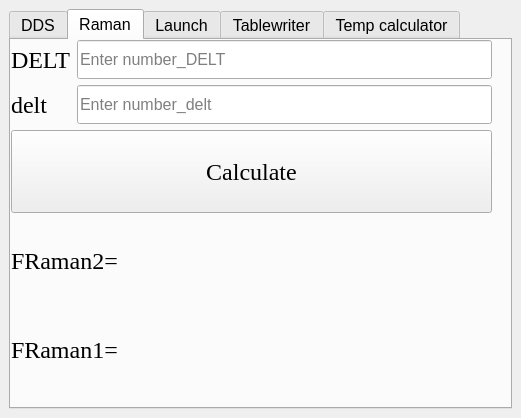
<?xml version="1.0" encoding="UTF-8"?>
<ui version="4.0">
 <class>RbCalculator</class>
 <widget class="QMainWindow" name="RbCalculator">
  <property name="geometry">
   <rect>
    <x>0</x>
    <y>0</y>
    <width>521</width>
    <height>418</height>
   </rect>
  </property>
  <property name="sizePolicy">
   <sizepolicy hsizetype="Fixed" vsizetype="Preferred">
    <horstretch>0</horstretch>
    <verstretch>0</verstretch>
   </sizepolicy>
  </property>
  <property name="font">
   <font>
    <pointsize>12</pointsize>
   </font>
  </property>
  <property name="windowTitle">
   <string>Rb Frequency Calculator</string>
  </property>
  <property name="windowIcon">
   <iconset>
    <normaloff>../2.3.0/miga.jpg</normaloff>../2.3.0/miga.jpg</iconset>
  </property>
  <widget class="QWidget" name="centralWidget">
   <layout class="QVBoxLayout" name="verticalLayout_7">
    <item>
     <widget class="QTabWidget" name="tabWidget">
      <property name="sizePolicy">
       <sizepolicy hsizetype="Minimum" vsizetype="Minimum">
        <horstretch>0</horstretch>
        <verstretch>0</verstretch>
       </sizepolicy>
      </property>
      <property name="currentIndex">
       <number>1</number>
      </property>
      <widget class="QWidget" name="DDS">
       <property name="enabled">
        <bool>true</bool>
       </property>
       <attribute name="title">
        <string>DDS</string>
       </attribute>
       <layout class="QHBoxLayout" name="horizontalLayout_8">
        <item>
         <layout class="QVBoxLayout" name="verticalLayout_9">
          <item>
           <layout class="QVBoxLayout" name="verticalLayout_8">
            <item>
             <layout class="QVBoxLayout" name="verticalLayout_6">
              <item>
               <layout class="QHBoxLayout" name="horizontalLayout_2">
                <item>
                 <layout class="QVBoxLayout" name="verticalLayout_4">
                  <item>
                   <widget class="QLabel" name="gamma2d">
                    <property name="font">
                     <font>
                      <family>Times New Roman</family>
                      <pointsize>18</pointsize>
                     </font>
                    </property>
                    <property name="layoutDirection">
                     <enum>Qt::LeftToRight</enum>
                    </property>
                    <property name="text">
                     <string>2D GAMMA</string>
                    </property>
                   </widget>
                  </item>
                  <item>
                   <widget class="QLabel" name="gamma3d">
                    <property name="font">
                     <font>
                      <family>Times New Roman</family>
                      <pointsize>18</pointsize>
                     </font>
                    </property>
                    <property name="text">
                     <string>3D GAMMA</string>
                    </property>
                   </widget>
                  </item>
                 </layout>
                </item>
                <item>
                 <layout class="QVBoxLayout" name="verticalLayout_3">
                  <item>
                   <widget class="QLineEdit" name="inputGamma2D">
                    <property name="sizePolicy">
                     <sizepolicy hsizetype="Expanding" vsizetype="Minimum">
                      <horstretch>0</horstretch>
                      <verstretch>0</verstretch>
                     </sizepolicy>
                    </property>
                    <property name="placeholderText">
                     <string>Enter number_GAMMA_2D</string>
                    </property>
                   </widget>
                  </item>
                  <item>
                   <widget class="QLineEdit" name="inputGamma3D">
                    <property name="sizePolicy">
                     <sizepolicy hsizetype="Expanding" vsizetype="Minimum">
                      <horstretch>0</horstretch>
                      <verstretch>0</verstretch>
                     </sizepolicy>
                    </property>
                    <property name="placeholderText">
                     <string>Enter number_GAMMA_3D</string>
                    </property>
                   </widget>
                  </item>
                 </layout>
                </item>
               </layout>
              </item>
              <item>
               <layout class="QHBoxLayout" name="horizontalLayout_5">
                <item>
                 <widget class="QPushButton" name="btnCalculate">
                  <property name="sizePolicy">
                   <sizepolicy hsizetype="Minimum" vsizetype="Minimum">
                    <horstretch>0</horstretch>
                    <verstretch>0</verstretch>
                   </sizepolicy>
                  </property>
                  <property name="font">
                   <font>
                    <family>Times New Roman</family>
                    <pointsize>18</pointsize>
                   </font>
                  </property>
                  <property name="text">
                   <string>Calculate</string>
                  </property>
                 </widget>
                </item>
                <item>
                 <widget class="QPushButton" name="btnCalculate_gmot">
                  <property name="sizePolicy">
                   <sizepolicy hsizetype="Minimum" vsizetype="Minimum">
                    <horstretch>0</horstretch>
                    <verstretch>0</verstretch>
                   </sizepolicy>
                  </property>
                  <property name="font">
                   <font>
                    <family>Times New Roman</family>
                    <pointsize>18</pointsize>
                   </font>
                  </property>
                  <property name="text">
                   <string>Call gmot</string>
                  </property>
                 </widget>
                </item>
               </layout>
              </item>
             </layout>
            </item>
            <item>
             <layout class="QVBoxLayout" name="verticalLayout_5">
              <item>
               <layout class="QHBoxLayout" name="horizontalLayout_3">
                <item>
                 <widget class="QPushButton" name="btnWriteDDS1">
                  <property name="sizePolicy">
                   <sizepolicy hsizetype="Minimum" vsizetype="Minimum">
                    <horstretch>0</horstretch>
                    <verstretch>0</verstretch>
                   </sizepolicy>
                  </property>
                  <property name="font">
                   <font>
                    <family>Times New Roman</family>
                    <pointsize>12</pointsize>
                   </font>
                  </property>
                  <property name="text">
                   <string>Write to DDS1</string>
                  </property>
                 </widget>
                </item>
                <item>
                 <widget class="QCheckBox" name="checkBoxDDS1">
                  <property name="font">
                   <font>
                    <family>Times New Roman</family>
                    <pointsize>12</pointsize>
                   </font>
                  </property>
                  <property name="text">
                   <string>call writetableDDS1</string>
                  </property>
                 </widget>
                </item>
               </layout>
              </item>
              <item>
               <layout class="QHBoxLayout" name="horizontalLayout_4">
                <item>
                 <widget class="QPushButton" name="btnWriteDDS5">
                  <property name="sizePolicy">
                   <sizepolicy hsizetype="Minimum" vsizetype="Minimum">
                    <horstretch>0</horstretch>
                    <verstretch>0</verstretch>
                   </sizepolicy>
                  </property>
                  <property name="font">
                   <font>
                    <family>Times New Roman</family>
                    <pointsize>12</pointsize>
                   </font>
                  </property>
                  <property name="text">
                   <string>Write to DDS5</string>
                  </property>
                 </widget>
                </item>
                <item>
                 <widget class="QCheckBox" name="checkBoxDDS5">
                  <property name="font">
                   <font>
                    <family>Times New Roman</family>
                    <pointsize>12</pointsize>
                   </font>
                  </property>
                  <property name="text">
                   <string>call writetableDDS5</string>
                  </property>
                 </widget>
                </item>
               </layout>
              </item>
             </layout>
            </item>
           </layout>
          </item>
          <item>
           <layout class="QHBoxLayout" name="horizontalLayout">
            <item>
             <layout class="QVBoxLayout" name="verticalLayout">
              <item>
               <widget class="QLabel" name="label_Basef">
                <property name="font">
                 <font>
                  <family>Times New Roman</family>
                  <pointsize>18</pointsize>
                 </font>
                </property>
                <property name="text">
                 <string>Basef=</string>
                </property>
               </widget>
              </item>
              <item>
               <widget class="QLabel" name="label_F2D">
                <property name="font">
                 <font>
                  <family>Times New Roman</family>
                  <pointsize>18</pointsize>
                 </font>
                </property>
                <property name="text">
                 <string>F2D=</string>
                </property>
               </widget>
              </item>
              <item>
               <widget class="QLabel" name="label_F3D">
                <property name="font">
                 <font>
                  <family>Times New Roman</family>
                  <pointsize>18</pointsize>
                 </font>
                </property>
                <property name="text">
                 <string>F3D=</string>
                </property>
               </widget>
              </item>
             </layout>
            </item>
            <item>
             <layout class="QVBoxLayout" name="verticalLayout_2">
              <item>
               <widget class="QLabel" name="label_FRep2D">
                <property name="font">
                 <font>
                  <family>Times New Roman</family>
                  <pointsize>18</pointsize>
                 </font>
                </property>
                <property name="text">
                 <string>FRep2D=</string>
                </property>
               </widget>
              </item>
              <item>
               <widget class="QLabel" name="label_FRepump">
                <property name="font">
                 <font>
                  <family>Times New Roman</family>
                  <pointsize>18</pointsize>
                 </font>
                </property>
                <property name="text">
                 <string>FRepump=</string>
                </property>
               </widget>
              </item>
             </layout>
            </item>
           </layout>
          </item>
         </layout>
        </item>
       </layout>
      </widget>
      <widget class="QWidget" name="Raman">
       <attribute name="title">
        <string>Raman</string>
       </attribute>
       <widget class="QWidget" name="layoutWidget_4">
        <property name="geometry">
         <rect>
          <x>0</x>
          <y>0</y>
          <width>481</width>
          <height>351</height>
         </rect>
        </property>
        <layout class="QVBoxLayout" name="verticalLayout_34">
         <item>
          <layout class="QVBoxLayout" name="verticalLayout_35">
           <item>
            <layout class="QVBoxLayout" name="verticalLayout_36">
             <item>
              <layout class="QHBoxLayout" name="horizontalLayout_31">
               <item>
                <layout class="QVBoxLayout" name="verticalLayout_37">
                 <item>
                  <widget class="QLabel" name="DELT">
                   <property name="font">
                    <font>
                     <family>Times New Roman</family>
                     <pointsize>18</pointsize>
                    </font>
                   </property>
                   <property name="layoutDirection">
                    <enum>Qt::LeftToRight</enum>
                   </property>
                   <property name="text">
                    <string>DELT</string>
                   </property>
                  </widget>
                 </item>
                 <item>
                  <widget class="QLabel" name="delt">
                   <property name="font">
                    <font>
                     <family>Times New Roman</family>
                     <pointsize>18</pointsize>
                    </font>
                   </property>
                   <property name="text">
                    <string>delt</string>
                   </property>
                  </widget>
                 </item>
                </layout>
               </item>
               <item>
                <layout class="QVBoxLayout" name="verticalLayout_38">
                 <item>
                  <widget class="QLineEdit" name="inputDELT">
                   <property name="sizePolicy">
                    <sizepolicy hsizetype="Expanding" vsizetype="Minimum">
                     <horstretch>0</horstretch>
                     <verstretch>0</verstretch>
                    </sizepolicy>
                   </property>
                   <property name="placeholderText">
                    <string>Enter number_DELT</string>
                   </property>
                  </widget>
                 </item>
                 <item>
                  <widget class="QLineEdit" name="inputdelt">
                   <property name="sizePolicy">
                    <sizepolicy hsizetype="Expanding" vsizetype="Minimum">
                     <horstretch>0</horstretch>
                     <verstretch>0</verstretch>
                    </sizepolicy>
                   </property>
                   <property name="placeholderText">
                    <string>Enter number_delt</string>
                   </property>
                  </widget>
                 </item>
                </layout>
               </item>
              </layout>
             </item>
             <item>
              <layout class="QHBoxLayout" name="horizontalLayout_32">
               <item>
                <widget class="QPushButton" name="btnCalculate2">
                 <property name="sizePolicy">
                  <sizepolicy hsizetype="Minimum" vsizetype="Minimum">
                   <horstretch>0</horstretch>
                   <verstretch>0</verstretch>
                  </sizepolicy>
                 </property>
                 <property name="font">
                  <font>
                   <family>Times New Roman</family>
                   <pointsize>18</pointsize>
                  </font>
                 </property>
                 <property name="text">
                  <string>Calculate</string>
                 </property>
                </widget>
               </item>
              </layout>
             </item>
            </layout>
           </item>
          </layout>
         </item>
         <item>
          <layout class="QHBoxLayout" name="horizontalLayout_35">
           <item>
            <layout class="QVBoxLayout" name="verticalLayout_40">
             <item>
              <widget class="QLabel" name="label_FRaman2">
               <property name="font">
                <font>
                 <family>Times New Roman</family>
                 <pointsize>18</pointsize>
                </font>
               </property>
               <property name="text">
                <string>FRaman2=</string>
               </property>
              </widget>
             </item>
             <item>
              <widget class="QLabel" name="label_FRaman1">
               <property name="font">
                <font>
                 <family>Times New Roman</family>
                 <pointsize>18</pointsize>
                </font>
               </property>
               <property name="text">
                <string>FRaman1=</string>
               </property>
              </widget>
             </item>
            </layout>
           </item>
          </layout>
         </item>
        </layout>
       </widget>
      </widget>
      <widget class="QWidget" name="Launch">
       <attribute name="title">
        <string>Launch</string>
       </attribute>
       <widget class="QWidget" name="layoutWidget">
        <property name="geometry">
         <rect>
          <x>0</x>
          <y>0</y>
          <width>481</width>
          <height>201</height>
         </rect>
        </property>
        <layout class="QVBoxLayout" name="verticalLayout_17">
         <item>
          <layout class="QHBoxLayout" name="horizontalLayout_7">
           <item>
            <layout class="QHBoxLayout" name="horizontalLayout_6">
             <item>
              <layout class="QVBoxLayout" name="verticalLayout_11">
               <item>
                <widget class="QLabel" name="f">
                 <property name="sizePolicy">
                  <sizepolicy hsizetype="Preferred" vsizetype="Maximum">
                   <horstretch>0</horstretch>
                   <verstretch>0</verstretch>
                  </sizepolicy>
                 </property>
                 <property name="font">
                  <font>
                   <family>Times New Roman</family>
                   <pointsize>12</pointsize>
                  </font>
                 </property>
                 <property name="text">
                  <string>Delta f(MHz)</string>
                 </property>
                </widget>
               </item>
               <item>
                <widget class="QLineEdit" name="input_f">
                 <property name="sizePolicy">
                  <sizepolicy hsizetype="Expanding" vsizetype="Minimum">
                   <horstretch>0</horstretch>
                   <verstretch>0</verstretch>
                  </sizepolicy>
                 </property>
                </widget>
               </item>
              </layout>
             </item>
             <item>
              <layout class="QVBoxLayout" name="verticalLayout_12">
               <item>
                <widget class="QLabel" name="flying_time">
                 <property name="sizePolicy">
                  <sizepolicy hsizetype="Preferred" vsizetype="Maximum">
                   <horstretch>0</horstretch>
                   <verstretch>0</verstretch>
                  </sizepolicy>
                 </property>
                 <property name="font">
                  <font>
                   <family>Times New Roman</family>
                   <pointsize>12</pointsize>
                  </font>
                 </property>
                 <property name="text">
                  <string>Flying time(ms)</string>
                 </property>
                </widget>
               </item>
               <item>
                <widget class="QLineEdit" name="input_flying_time">
                 <property name="sizePolicy">
                  <sizepolicy hsizetype="Expanding" vsizetype="Preferred">
                   <horstretch>0</horstretch>
                   <verstretch>0</verstretch>
                  </sizepolicy>
                 </property>
                </widget>
               </item>
              </layout>
             </item>
            </layout>
           </item>
           <item>
            <widget class="QPushButton" name="generate_cuve">
             <property name="sizePolicy">
              <sizepolicy hsizetype="Minimum" vsizetype="Expanding">
               <horstretch>0</horstretch>
               <verstretch>0</verstretch>
              </sizepolicy>
             </property>
             <property name="font">
              <font>
               <family>Times New Roman</family>
               <pointsize>12</pointsize>
              </font>
             </property>
             <property name="text">
              <string>Curve</string>
             </property>
            </widget>
           </item>
          </layout>
         </item>
         <item>
          <layout class="QHBoxLayout" name="horizontalLayout_14">
           <item>
            <layout class="QVBoxLayout" name="verticalLayout_13">
             <item>
              <widget class="QLabel" name="f_8">
               <property name="font">
                <font>
                 <family>Times New Roman</family>
                 <pointsize>12</pointsize>
                </font>
               </property>
               <property name="text">
                <string>FWHM_det(ms)</string>
               </property>
              </widget>
             </item>
             <item>
              <widget class="QLineEdit" name="input_HWHM_det"/>
             </item>
            </layout>
           </item>
           <item>
            <layout class="QVBoxLayout" name="verticalLayout_16">
             <item>
              <widget class="QLabel" name="f_10">
               <property name="font">
                <font>
                 <family>Times New Roman</family>
                 <pointsize>12</pointsize>
                </font>
               </property>
               <property name="layoutDirection">
                <enum>Qt::LeftToRight</enum>
               </property>
               <property name="text">
                <string>Velocity</string>
               </property>
              </widget>
             </item>
             <item>
              <widget class="QLineEdit" name="display_velocity"/>
             </item>
            </layout>
           </item>
          </layout>
         </item>
         <item>
          <layout class="QHBoxLayout" name="horizontalLayout_15">
           <item>
            <layout class="QVBoxLayout" name="verticalLayout_14">
             <item>
              <widget class="QLabel" name="f_9">
               <property name="font">
                <font>
                 <family>Times New Roman</family>
                 <pointsize>12</pointsize>
                </font>
               </property>
               <property name="text">
                <string>Temperature(uK)</string>
               </property>
              </widget>
             </item>
             <item>
              <widget class="QLineEdit" name="display_temp"/>
             </item>
            </layout>
           </item>
           <item>
            <widget class="QPushButton" name="calculate_initial_velocity">
             <property name="font">
              <font>
               <family>Times New Roman</family>
               <pointsize>12</pointsize>
              </font>
             </property>
             <property name="text">
              <string>Calculate Temp</string>
             </property>
            </widget>
           </item>
          </layout>
         </item>
        </layout>
       </widget>
      </widget>
      <widget class="QWidget" name="Tablewriter">
       <attribute name="title">
        <string>Tablewriter</string>
       </attribute>
       <widget class="QWidget" name="layoutWidget">
        <property name="geometry">
         <rect>
          <x>10</x>
          <y>10</y>
          <width>394</width>
          <height>138</height>
         </rect>
        </property>
        <layout class="QHBoxLayout" name="horizontalLayout_13">
         <item>
          <layout class="QVBoxLayout" name="verticalLayout_15">
           <item>
            <layout class="QVBoxLayout" name="verticalLayout_10">
             <item>
              <layout class="QHBoxLayout" name="horizontalLayout_9">
               <item>
                <widget class="QLabel" name="f_2">
                 <property name="font">
                  <font>
                   <family>Times New Roman</family>
                   <pointsize>12</pointsize>
                  </font>
                 </property>
                 <property name="text">
                  <string>Start value</string>
                 </property>
                </widget>
               </item>
               <item>
                <widget class="QLineEdit" name="scan_start"/>
               </item>
              </layout>
             </item>
             <item>
              <layout class="QHBoxLayout" name="horizontalLayout_10">
               <item>
                <widget class="QLabel" name="f_3">
                 <property name="font">
                  <font>
                   <family>Times New Roman</family>
                   <pointsize>12</pointsize>
                  </font>
                 </property>
                 <property name="text">
                  <string>Step          </string>
                 </property>
                </widget>
               </item>
               <item>
                <widget class="QLineEdit" name="scan_step"/>
               </item>
              </layout>
             </item>
             <item>
              <layout class="QHBoxLayout" name="horizontalLayout_11">
               <item>
                <widget class="QLabel" name="f_4">
                 <property name="font">
                  <font>
                   <family>Times New Roman</family>
                   <pointsize>12</pointsize>
                  </font>
                 </property>
                 <property name="text">
                  <string>End value </string>
                 </property>
                </widget>
               </item>
               <item>
                <widget class="QLineEdit" name="scan_end"/>
               </item>
              </layout>
             </item>
            </layout>
           </item>
           <item>
            <widget class="QPushButton" name="btnGenerate">
             <property name="sizePolicy">
              <sizepolicy hsizetype="Minimum" vsizetype="Minimum">
               <horstretch>0</horstretch>
               <verstretch>0</verstretch>
              </sizepolicy>
             </property>
             <property name="font">
              <font>
               <family>Times New Roman</family>
               <pointsize>12</pointsize>
              </font>
             </property>
             <property name="text">
              <string>Generate</string>
             </property>
            </widget>
           </item>
          </layout>
         </item>
         <item>
          <layout class="QHBoxLayout" name="horizontalLayout_12">
           <item>
            <widget class="QCheckBox" name="checkBox">
             <property name="text">
              <string/>
             </property>
            </widget>
           </item>
           <item>
            <widget class="QLabel" name="f_5">
             <property name="font">
              <font>
               <family>Times New Roman</family>
               <pointsize>12</pointsize>
              </font>
             </property>
             <property name="text">
              <string>For both fix and ramp</string>
             </property>
            </widget>
           </item>
          </layout>
         </item>
        </layout>
       </widget>
      </widget>
      <widget class="QWidget" name="tab">
       <attribute name="title">
        <string>Temp calculator</string>
       </attribute>
       <widget class="QLabel" name="f_6">
        <property name="geometry">
         <rect>
          <x>25</x>
          <y>30</y>
          <width>69</width>
          <height>27</height>
         </rect>
        </property>
        <property name="font">
         <font>
          <family>Times New Roman</family>
          <pointsize>12</pointsize>
         </font>
        </property>
        <property name="text">
         <string>t_det</string>
        </property>
       </widget>
       <widget class="QLineEdit" name="scan_start_2">
        <property name="geometry">
         <rect>
          <x>100</x>
          <y>30</y>
          <width>142</width>
          <height>27</height>
         </rect>
        </property>
       </widget>
       <widget class="QLabel" name="f_7">
        <property name="geometry">
         <rect>
          <x>13</x>
          <y>70</y>
          <width>81</width>
          <height>27</height>
         </rect>
        </property>
        <property name="font">
         <font>
          <family>Times New Roman</family>
          <pointsize>12</pointsize>
         </font>
        </property>
        <property name="text">
         <string>HWHM_det</string>
        </property>
       </widget>
       <widget class="QLineEdit" name="scan_start_3">
        <property name="geometry">
         <rect>
          <x>100</x>
          <y>70</y>
          <width>142</width>
          <height>27</height>
         </rect>
        </property>
       </widget>
      </widget>
     </widget>
    </item>
   </layout>
  </widget>
 </widget>
 <resources/>
 <connections/>
</ui>
